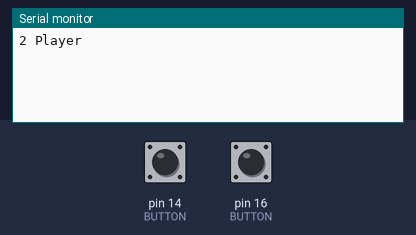
The sketch below on a simulated Arduino Uno, built with avr-gcc and run on an emulated ATmega328P. On the bench: the last lines printed to the serial monitor. The inputs (shaded band) are chosen by the test bench; at power-on: pin 16 (BUTTON) HIGH, pin 14 (BUTTON) HIGH.

Above: at 1.2 s.
1.3 s: pin 16 (BUTTON) pulled LOW for 0.15 s
At 1.7 s:
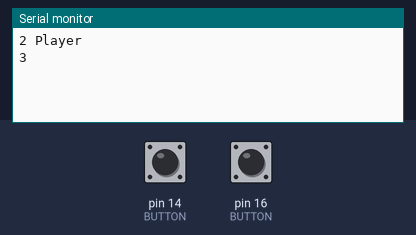
2.9 s: pin 14 (BUTTON) pulled LOW for 0.15 s
At 4.1 s:
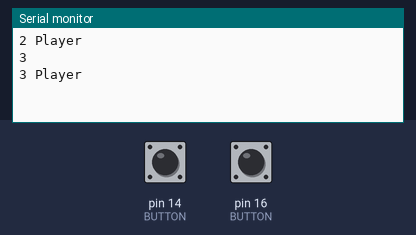

The sketch:

Player.ino
```cpp
#define BUTTON1 16
#define BUTTON2 14
byte BUTTON[][2] = {{BUTTON1, 1}, {BUTTON2, 1}};
byte Player_count = 2;
void setup() {
  Serial.begin(9600);
  for (byte i = 0; i < sizeof(BUTTON) / sizeof(BUTTON[0]); i++) {
    pinMode(BUTTON[i][0], INPUT_PULLUP);
  }
  Serial.println(String(Player_count) + " Player");
}


void loop() {
  Player_count = PLAYER();
  Serial.println(String(Player_count) + " Player");


}
byte PLAYER () {
  byte count = 2;
  while (true) {
    byte state = state_BUTTON();
    if (state != 0) {
      if (state == 1) {
        count++;
      } else {
        return count ;
      }
      if (count > 4) {
        count = 2;
      }
       Serial.println(String(count));
    }
  }
}

int state_BUTTON () {
  for (byte i = 0; i < sizeof(BUTTON) / sizeof(BUTTON[0]); i++) {
    if (!digitalRead(BUTTON[i][0]) and BUTTON[i][1]) {
      //Serial.println(" i = "+String(i)+" BUTTON = "+String(digitalRead(BUTTON[i][0])));
      BUTTON[i][1] = 0;
      return i + 1;
    } else if (digitalRead(BUTTON[i][0]) and !BUTTON[i][1]) {
      BUTTON[i][1] = 1;
    }
    delay(5);
  } return 0;
}
```

Measured:
- after the input at 1.3 s, the serial monitor: prints a new line at once (image 1)
- after the input at 2.9 s, the serial monitor: prints a new line at once (image 2)
